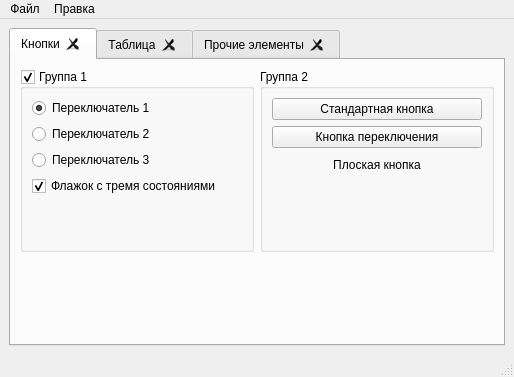
<?xml version="1.0" encoding="UTF-8"?>
<ui version="4.0">
 <class>MainWindow</class>
 <widget class="QMainWindow" name="MainWindow">
  <property name="geometry">
   <rect>
    <x>0</x>
    <y>0</y>
    <width>514</width>
    <height>377</height>
   </rect>
  </property>
  <property name="windowTitle">
   <string>Тест стилей</string>
  </property>
  <widget class="QWidget" name="centralwidget">
   <layout class="QVBoxLayout" name="verticalLayout">
    <item>
     <widget class="QTabWidget" name="tabWidget">
      <property name="currentIndex">
       <number>0</number>
      </property>
      <property name="tabsClosable">
       <bool>true</bool>
      </property>
      <widget class="QWidget" name="tab1">
       <attribute name="title">
        <string>Кнопки</string>
       </attribute>
       <layout class="QVBoxLayout" name="verticalLayout_4">
        <item>
         <layout class="QHBoxLayout" name="horizontalLayout">
          <item>
           <widget class="QGroupBox" name="groupBox">
            <property name="title">
             <string>Группа 1</string>
            </property>
            <property name="checkable">
             <bool>true</bool>
            </property>
            <layout class="QVBoxLayout" name="verticalLayout_2">
             <item>
              <widget class="QRadioButton" name="radioButton">
               <property name="text">
                <string>Переключатель 1</string>
               </property>
               <property name="checked">
                <bool>true</bool>
               </property>
              </widget>
             </item>
             <item>
              <widget class="QRadioButton" name="radioButton_2">
               <property name="text">
                <string>Переключатель 2</string>
               </property>
              </widget>
             </item>
             <item>
              <widget class="QRadioButton" name="radioButton_3">
               <property name="text">
                <string>Переключатель 3</string>
               </property>
              </widget>
             </item>
             <item>
              <widget class="QCheckBox" name="checkBox">
               <property name="text">
                <string>Флажок с тремя состояниями</string>
               </property>
               <property name="checked">
                <bool>true</bool>
               </property>
               <property name="tristate">
                <bool>true</bool>
               </property>
              </widget>
             </item>
             <item>
              <spacer name="verticalSpacer">
               <property name="orientation">
                <enum>Qt::Vertical</enum>
               </property>
               <property name="sizeHint" stdset="0">
                <size>
                 <width>20</width>
                 <height>48</height>
                </size>
               </property>
              </spacer>
             </item>
            </layout>
           </widget>
          </item>
          <item>
           <widget class="QGroupBox" name="groupBox_2">
            <property name="title">
             <string>Группа 2</string>
            </property>
            <layout class="QVBoxLayout" name="verticalLayout_3">
             <item>
              <widget class="QPushButton" name="pushButton">
               <property name="text">
                <string>Стандартная кнопка</string>
               </property>
              </widget>
             </item>
             <item>
              <widget class="QPushButton" name="pushButton_2">
               <property name="text">
                <string>Кнопка переключения</string>
               </property>
               <property name="checkable">
                <bool>true</bool>
               </property>
              </widget>
             </item>
             <item>
              <widget class="QPushButton" name="pushButton_3">
               <property name="text">
                <string>Плоская кнопка</string>
               </property>
               <property name="flat">
                <bool>true</bool>
               </property>
              </widget>
             </item>
             <item>
              <spacer name="verticalSpacer_2">
               <property name="orientation">
                <enum>Qt::Vertical</enum>
               </property>
               <property name="sizeHint" stdset="0">
                <size>
                 <width>20</width>
                 <height>53</height>
                </size>
               </property>
              </spacer>
             </item>
            </layout>
           </widget>
          </item>
         </layout>
        </item>
        <item>
         <spacer name="verticalSpacer_3">
          <property name="orientation">
           <enum>Qt::Vertical</enum>
          </property>
          <property name="sizeHint" stdset="0">
           <size>
            <width>20</width>
            <height>87</height>
           </size>
          </property>
         </spacer>
        </item>
       </layout>
      </widget>
      <widget class="QWidget" name="tab_2">
       <attribute name="title">
        <string>Таблица</string>
       </attribute>
       <layout class="QVBoxLayout" name="verticalLayout_5">
        <item>
         <widget class="QTableWidget" name="tableWidget">
          <row>
           <property name="text">
            <string>1</string>
           </property>
          </row>
          <row>
           <property name="text">
            <string>2</string>
           </property>
          </row>
          <row>
           <property name="text">
            <string>3</string>
           </property>
          </row>
          <row>
           <property name="text">
            <string>4</string>
           </property>
          </row>
          <row>
           <property name="text">
            <string>5</string>
           </property>
          </row>
          <row>
           <property name="text">
            <string>6</string>
           </property>
          </row>
          <row>
           <property name="text">
            <string>7</string>
           </property>
          </row>
          <row>
           <property name="text">
            <string>8</string>
           </property>
          </row>
          <column>
           <property name="text">
            <string>Столбец 1</string>
           </property>
          </column>
          <column>
           <property name="text">
            <string>Столбец 2</string>
           </property>
          </column>
          <column>
           <property name="text">
            <string>Столбец 3</string>
           </property>
          </column>
          <column>
           <property name="text">
            <string>Столбец 4</string>
           </property>
          </column>
         </widget>
        </item>
       </layout>
      </widget>
      <widget class="QWidget" name="tab">
       <attribute name="title">
        <string>Прочие элементы</string>
       </attribute>
       <layout class="QVBoxLayout" name="verticalLayout_7">
        <item>
         <layout class="QHBoxLayout" name="horizontalLayout_2">
          <item>
           <widget class="QLineEdit" name="lineEdit">
            <property name="text">
             <string>password</string>
            </property>
            <property name="echoMode">
             <enum>QLineEdit::Password</enum>
            </property>
           </widget>
          </item>
          <item>
           <widget class="QSpinBox" name="spinBox"/>
          </item>
          <item>
           <widget class="QDateTimeEdit" name="dateTimeEdit"/>
          </item>
         </layout>
        </item>
        <item>
         <layout class="QHBoxLayout" name="horizontalLayout_3">
          <item>
           <layout class="QVBoxLayout" name="verticalLayout_6">
            <item>
             <widget class="QSlider" name="horizontalSlider">
              <property name="orientation">
               <enum>Qt::Horizontal</enum>
              </property>
             </widget>
            </item>
            <item>
             <widget class="QScrollBar" name="horizontalScrollBar">
              <property name="orientation">
               <enum>Qt::Horizontal</enum>
              </property>
             </widget>
            </item>
            <item>
             <widget class="QProgressBar" name="progressBar">
              <property name="value">
               <number>24</number>
              </property>
             </widget>
            </item>
           </layout>
          </item>
          <item>
           <widget class="QDial" name="dial"/>
          </item>
         </layout>
        </item>
        <item>
         <spacer name="verticalSpacer_4">
          <property name="orientation">
           <enum>Qt::Vertical</enum>
          </property>
          <property name="sizeHint" stdset="0">
           <size>
            <width>20</width>
            <height>135</height>
           </size>
          </property>
         </spacer>
        </item>
       </layout>
      </widget>
     </widget>
    </item>
   </layout>
  </widget>
  <widget class="QMenuBar" name="menubar">
   <property name="geometry">
    <rect>
     <x>0</x>
     <y>0</y>
     <width>514</width>
     <height>22</height>
    </rect>
   </property>
   <widget class="QMenu" name="menu">
    <property name="title">
     <string>Файл</string>
    </property>
    <widget class="QMenu" name="menu_2">
     <property name="title">
      <string>Последние файлы</string>
     </property>
     <addaction name="action_1_txt"/>
     <addaction name="action_2_txt"/>
    </widget>
    <addaction name="action_2"/>
    <addaction name="action"/>
    <addaction name="menu_2"/>
    <addaction name="separator"/>
    <addaction name="action_3"/>
   </widget>
   <widget class="QMenu" name="menu_3">
    <property name="title">
     <string>Правка</string>
    </property>
    <addaction name="action_6"/>
    <addaction name="separator"/>
    <addaction name="action_8"/>
    <addaction name="action_9"/>
   </widget>
   <addaction name="menu"/>
   <addaction name="menu_3"/>
  </widget>
  <widget class="QStatusBar" name="statusbar"/>
  <action name="action">
   <property name="text">
    <string>Открыть</string>
   </property>
  </action>
  <action name="action_2">
   <property name="text">
    <string>Создать</string>
   </property>
  </action>
  <action name="action_3">
   <property name="text">
    <string>Выход</string>
   </property>
  </action>
  <action name="action_1_txt">
   <property name="text">
    <string>Пример_1.txt</string>
   </property>
  </action>
  <action name="action_2_txt">
   <property name="text">
    <string>Пример_2.txt</string>
   </property>
  </action>
  <action name="action_6">
   <property name="text">
    <string>Копировать</string>
   </property>
  </action>
  <action name="action_8">
   <property name="text">
    <string>Вырезать</string>
   </property>
  </action>
  <action name="action_9">
   <property name="text">
    <string>Вставить</string>
   </property>
  </action>
 </widget>
 <resources/>
 <connections/>
</ui>
